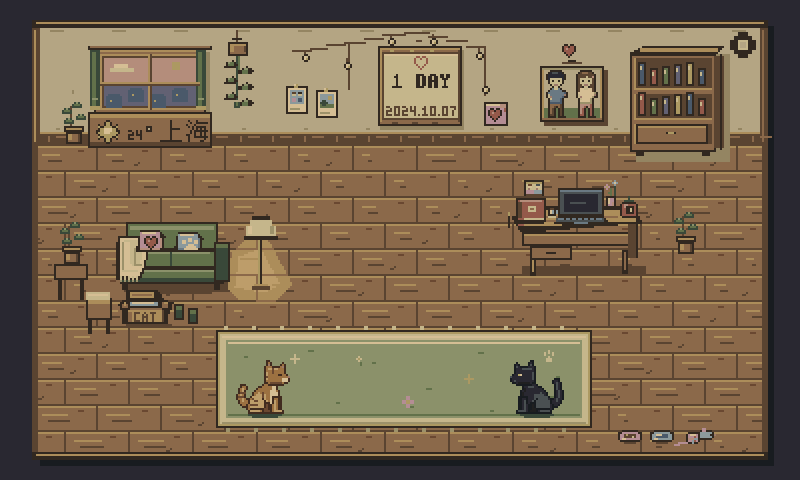
#> input picture assets/couple-2026-10-06/couple_photo_tap.png, 800 x 480 px
$ python -i generate_cats.py   (imports and definitions only)
#> lines starting #> are read from the running program, lines starting #| are printed output that depends on the picture
#!/usr/bin/env python3
"""Generate original RPG pet NPCs on 40-pixel canvases and C row spans.

The art is authored on the logical pixel grid. There is no filtering, tracing,
external image asset, or antialiasing in the generation or firmware renderer.
Run from any directory with Python 3 and Pillow: python3 tools/generate_cats.py
"""

from pathlib import Path
import re
from PIL import Image, ImageDraw, ImageFont

ROOT = Path(__file__).resolve().parents[1]
SIZE = 40
THEME_FILE = ROOT / "firmware/components/catdesk_ui/include/pixel_theme.h"


def read_theme():
    """Read direct RGB constants and backward aliases from the shared C enum."""
    colors = {}
    entries = re.findall(r"\b(PT_[A-Z_]+)\s*=\s*(0x[0-9A-Fa-f]+|PT_[A-Z_]+)",
                         THEME_FILE.read_text())
    for name, value in entries:
        colors[name] = int(value, 16) if value.startswith("0x") else colors[value]
    return colors


# [1 line that did not run here, left out]
PALETTE_NAMES = [
    None,                     # 0: transparent; never emitted as a span
    "PT_CAT_ORANGE_OUTLINE",   # 1
    "PT_CAT_ORANGE",           # 2
    "PT_CAT_ORANGE_LIGHT",     # 3
    "PT_CAT_BELLY",            # 4
    "PT_CAT_ORANGE_SHADOW",    # 5
    "PT_CAT_NOSE",             # 6
    "PT_CAT_BLACK",            # 7
    "PT_CAT_BLACK_LIGHT",      # 8
    "PT_CAT_BLACK_OUTLINE",    # 9
    "PT_CAT_EYES",             # 10
    "PT_PAPER_LIGHT",          # 11: glint uses the room's shared cream
    "PT_CAT_BLACK_LIGHT",      # 12: muzzle shares the fur highlight
    "PT_CAT_BLACK_SHADOW",     # 13
]
# [1 line that did not run here, left out]
STATES = [("IDLE", 4), ("BLINK", 2), ("WALK", 6), ("SLEEP", 4), ("TAP", 6)]


class Cat:
    # [14 lines left out: functions __init__, poly, not called in this run]

    def line(self, points, fill, width=1):
        self.d.line(points, fill=fill, width=width)

    def box(self, coords, fill):
        self.d.rectangle(coords, fill=fill)

    def dots(self, points, fill):
        self.d.point(points, fill=fill)

    # [237 lines left out: functions sitting_tail, sitting_body, front_head, sitting, walk, sleeping and 4 more, not called in this run]


def rgb565(color):
    r, g, b = (int(color[n:n + 2], 16) for n in (1, 3, 5))
    return ((r >> 3) << 11) | ((g >> 2) << 5) | (b >> 3)


# [93 lines left out: functions runs, emit_c, not called in this run]


def preview(frames):
    cell_w, cell_h = 174, 184
    margin_x, top = 106, 72
    color = lambda name: f"#{THEME[name]:06X}"
    sheet = Image.new("RGB", (margin_x + cell_w * 6 + 18, top + cell_h * 10 + 30), color("PT_PAPER_LIGHT"))
    d = ImageDraw.Draw(sheet)
    font = ImageFont.load_default(size=16)
    small = ImageFont.load_default(size=12)
    title = ImageFont.load_default(size=24)
    # [5 lines left out: function label, not called in this run]

    label((22, 18), "CATDESK  /  ORIGINAL RPG PET NPCS", title, color("PT_OUTLINE"))
    label((22, 49), "40 x 40 canvas  |  25-29px standing silhouettes  |  44 frames  |  6 colors per cat", small, color("PT_WOOD_DARK"))
    for black, state, frame, im in frames:
        row = [s for s, _ in STATES].index(state) + (5 if black else 0)
        x, y = margin_x + frame * cell_w, top + row * cell_h
        if frame == 0:
            label((16, y + 16), "BLACK" if black else "ORANGE", font, color("PT_OUTLINE"))
            label((16, y + 40), state, small, color("PT_WOOD_DARK"))
        d.rectangle((x, y, x + 162, y + 162), fill=color("PT_PAPER_DARK" if black else "PT_WALL"))
        # A quiet grounding line makes each frame's change of silhouette clear.
        d.line((x + 8, y + 148, x + 154, y + 148), fill=color("PT_WOOD_LIGHT"), width=1)
        sheet.paste(rgba(im).resize((160, 160), Image.Resampling.NEAREST), (x + 1, y + 1),
                    rgba(im).resize((160, 160), Image.Resampling.NEAREST))
        label((x + 4, y + 165), f"{state.lower()} / {frame + 1}", small, color("PT_WOOD_DARK"))
    path = ROOT / "assets/cats_preview.png"
    sheet.save(path)
    print(path)


# [5 lines not run here, left out]

>>> import cv2
>>> picture = cv2.imread('../assets/couple-2026-10-06/couple_photo_tap.png', cv2.IMREAD_GRAYSCALE)
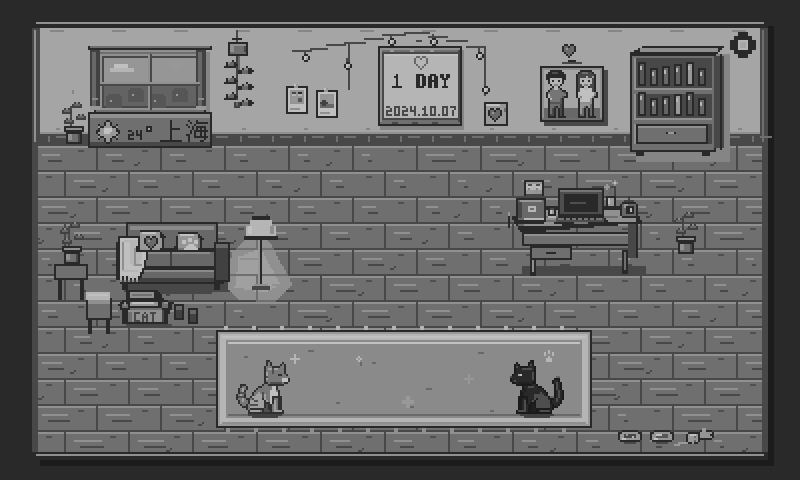
#> picture: shape (480, 800); min 27, max 192, mean 103.1
#> (the run stopped early here; a loop or call above may not have finished)
